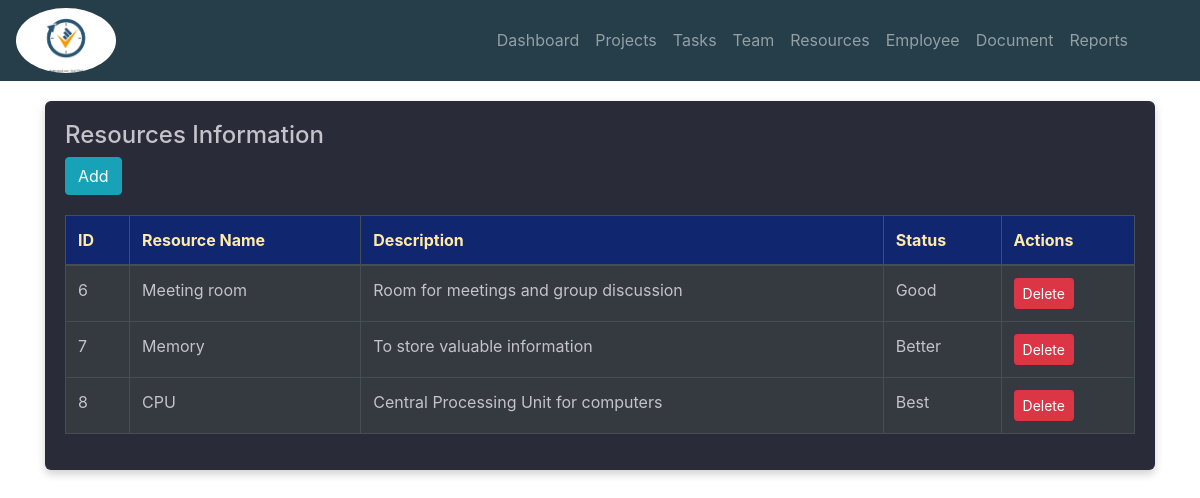
Screenshot of /admin/allresource.php with the database file from the repository.
### tables this page shows
CREATE TABLE `resources` (
  `res_id` int(11) NOT NULL,
  `name` varchar(20) NOT NULL,
  `description` text NOT NULL,
  `status` varchar(20) NOT NULL,
  `availability` varchar(20) DEFAULT 'free'
);

### admin/allresource.php (the view, shortened to what this page needs)
<!DOCTYPE html>
<html lang="en">
<head>
    <link rel="stylesheet" href="https://maxcdn.bootstrapcdn.com/bootstrap/4.5.2/css/bootstrap.min.css">
    <link rel="stylesheet" href="style2.css">
</head>
<body>
    <?php
    include ("nav.php");
    ?>
    <main>
        <div class="container">
            <div class="dashboard-content">
                <h4>Resources Information</h4>
                <button class="btn btn-info" data-toggle="modal" data-target="#addResourceModal">Add</button>
                <div class="table-responsive">
                    <table class="table table-bordered table-dark">
                        <thead>
                            <tr>
                                <th scope="col">ID</th>
                                <th scope="col">Resource Name</th>
                                <th scope="col">Description</th>
                                <th scope="col">Status</th>
                                <th scope="col">Actions</th>
                            </tr>
                        </thead>
                        <tbody>
                            <?php
                            include "include/config.php";
                            $sql = "SELECT * FROM resources";
                            if ($result = mysqli_query($conn, $sql)) {
                                if (mysqli_num_rows($result) > 0) {
                                    for ($i = 0; $i <= 100; $i++) {
                                        $row = mysqli_fetch_array($result);
                                        if ($row !== null) {
                                            ?>
                                            <tr>
                                                <td><?php echo $row[0]; ?></td>
                                                <td><?php echo $row[1]; ?></td>
                                                <td><?php echo $row[2]; ?></td>
                                                <td><?php echo $row[3]; ?></td>
                                                <td>
                                                <form action="include/deleteresources.php" method="post">
                                                        <button type="submit" name="submit"
                                                            class="btn btn-danger btn-sm">Delete</button>
                                                    </form>
                                                </td>
                                            </tr>
                                            <?php
                                        }
                                    }
                                }
                            }
                            ?>
                        </tbody>
                    </table>
                </div>
            </div>
        </div>
    </main>
</body>
</html>

### admin/style2.css (style rules this page uses)
body { font-family: 'Montserrat', sans-serif; background-color: #1f2029; background-image: url('https://s3-us-west-2.amazonaws.com/s.cdpn.io/1462889/pat.svg'); color: #34495e; margin: 0; padding: 0; height: 100%; }
main { display: flex; padding: 20px; justify-content: center; align-items: flex-start; }

### admin/allresource.php (style rules this page uses)
body { font-family: 'Poppins', sans-serif; font-weight: 300; font-size: 15px; line-height: 1.7; color: #c4c3ca; background-color: #1f2029; background-image: url('https://s3-us-west-2.amazonaws.com/s.cdpn.io/1462889/pat.svg'); overflow-x: hidden; }
main { padding: 20px; }
.container { max-width: 1500px; }
.dashboard-content { background-color: #2a2b38; color: #c4c3ca; padding: 20px; border-radius: 6px; box-shadow: 0 4px 8px 0 rgba(21, 21, 21, .2); }
.table-responsive { margin-top: 20px; }
.table th, .table td { color: #c4c3ca; }
.table thead th { background-color: #102770; color: #ffeba7; }
.btn-danger { background-color: #d9534f; border-color: #d9534f; }

### rows the page displays
resources: res_id "6", name "Meeting room", description "Room for meetings and group discussion", status "Good"
resources: res_id "7", name "Memory", description "To store valuable information", status "Better"
resources: res_id "8", name "CPU", description "Central Processing Unit for computers", status "Best"
